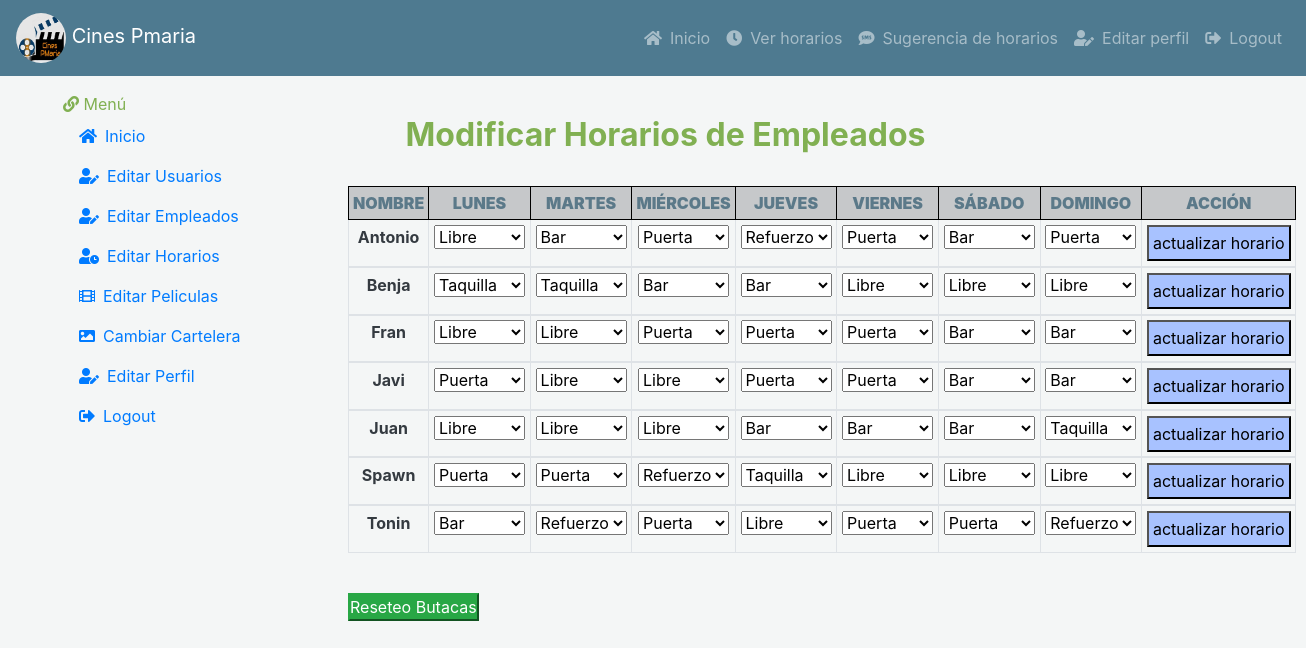
Page /vista/indexEditHorario.php (signed in) on the earlier database version.
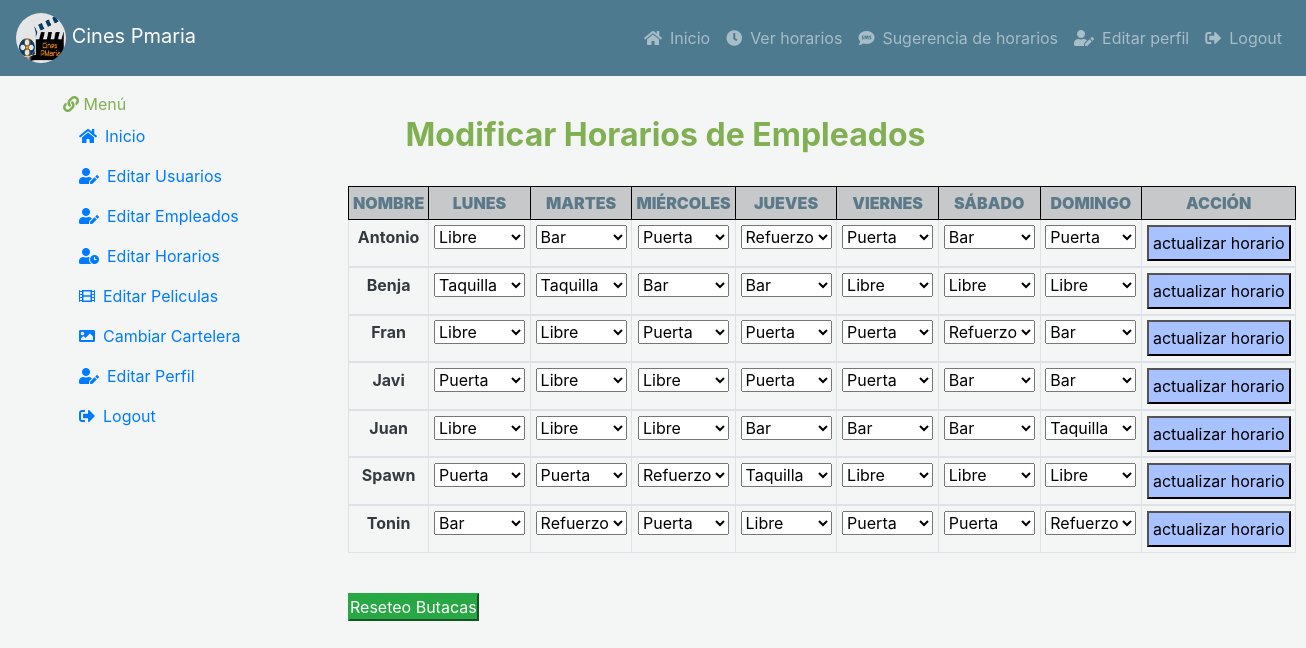
Same page on the later database version.
### tables this page shows
CREATE TABLE `usuarios` (
  `usuario` varchar(25) NOT NULL,
  `contrasena` varchar(25) NOT NULL,
  `email` varchar(30) NOT NULL,
  `ROL` varchar(20) NOT NULL DEFAULT 'ROL_USER',
  `activo` int(5) NOT NULL DEFAULT 1,
  `horario` int(5) NOT NULL DEFAULT -1
);

CREATE TABLE `horarios` (
  `horario` int(5) NOT NULL,
  `lunes` varchar(15) NOT NULL DEFAULT 'Libre',
  `martes` varchar(15) NOT NULL DEFAULT 'Libre',
  `miercoles` varchar(15) NOT NULL DEFAULT 'Libre',
  `jueves` varchar(15) NOT NULL DEFAULT 'Libre',
  `viernes` varchar(15) NOT NULL DEFAULT 'Libre',
  `sabado` varchar(15) NOT NULL DEFAULT 'Libre',
  `domingo` varchar(15) NOT NULL DEFAULT 'Libre'
);

### modelo/conexion.php (called while the page is built, shortened)
<?php
  class Conexion{
    private $conexion;
    public function __construct(){
      $this->servidor = "localhost";
      $this->usuario = "root";
      $this->clave = "";
      $this->base = "cinespmaria";
      $this->conexion = new mysqli($this->servidor, $this->usuario,
      $this->clave, $this->base);
    }
    public function ejecutarConsulta( $sql){
      $contenedor = $this->conexion->query($sql);
      return $contenedor->fetch_all();
    }
  }
 ?>

### modelo/userModelo.php (called while the page is built, shortened)
<?php
  class Users {
    public static function listaEmpleados(){
      $con = new Conexion();
      $cont = $con->ejecutarConsulta("SELECT * FROM usuarios WHERE ROL LIKE 'ROL_EMP'");
      return $cont;
    }
    public static function userRol($user){
      $con = new Conexion();
      $cont = $con->ejecutarConsulta("SELECT * from usuarios WHERE usuario = '$user'");
      return $cont;
    }
  }
 ?>

### modelo/horarioModelo.php (called while the page is built, shortened)
<?php
  require_once 'conexion.php';
  class Horario {
    public static function listaHorEmp($hor){
      $con = new Conexion();
      $cont = $con->ejecutarConsulta("SELECT * FROM horarios WHERE horario = " . $hor);
      return $cont;
    }
  }
 ?>

### vista/editarHorario.php (the view, shortened to what the changed rows need)
    <body>
        <br/>
        <h2 class="text-success text-center"><b> Modificar Horarios de Empleados </b></h2>
        <br/>
              <table class="table table-bordered table-hover table-sm text-center">
              <thead>
                <tr class='text-dark table-dark'>
                  <th style="border: 1px solid black;" class="text-blue p-1"><b>NOMBRE</b></th>
                  <th style="border: 1px solid black;" class="text-blue p-1"><b>LUNES</b></th>
                  <th style="border: 1px solid black;" class="text-blue p-1"><b>MARTES</b></th>
                  <th style="border: 1px solid black;" class="text-blue p-1"><b>MIÉRCOLES</b></th>
                  <th style="border: 1px solid black;" class="text-blue p-1"><b>JUEVES</b></th>
                  <th style="border: 1px solid black;" class="text-blue p-1"><b>VIERNES</b></th>
                  <th style="border: 1px solid black;" class="text-blue p-1"><b>SÁBADO</b></th>
                  <th style="border: 1px solid black;" class="text-blue p-1"><b>DOMINGO</b></th>
                  <th style="border: 1px solid black;" class="text-blue p-1"><b>ACCIÓN</b></th>
              </tr>
          <?php
           $PUESTO = ['Libre', 'Puerta', 'Bar', 'Taquilla', 'Refuerzo'];
          foreach (Users::listaEmpleados() as $empleado) {
           ?>
           <tbody>
            <tr>
              <form name = "formulario" method="POST" action= '../controlador/actualizarHorario.php'>
          <?php
             echo  "<td class='text-dark'><b>" . $empleado[0] . "</b> </td>";
      $hor = $empleado[5];
       foreach (Horario::listaHorEmp($hor) as $horarioEmp){
        echo  "<td > <select name=slunes>" ;
           for($x = 0; $x < 5; $x++){
            if($horarioEmp[1] == $PUESTO[$x])
            {
                echo "<option value='" .$PUESTO[$x]. "' selected>" .$PUESTO[$x] . "</option>";
             }
            else
            {
                echo "<option value='" . $PUESTO[$x] . "'>" . $PUESTO[$x] . "</option>";
            }
          }
      echo "</select>  </td>";
      echo  "<td> <select name=smartes class=select>" ;
      for($x = 0; $x < 5; $x++){
      if($horarioEmp[2] == $PUESTO[$x])
      {
          echo "<option value='" .$PUESTO[$x]. "' selected>" .$PUESTO[$x] . "</option>";
       }
      else
      {
          echo "<option value='" . $PUESTO[$x] . "'>" . $PUESTO[$x] . "</option>";
      }
    }
    echo "</select> </td>";
    echo  "<td> <select name=smiercoles class=select>" ;
    for($x = 0; $x < 5; $x++){
    if($horarioEmp[3] == $PUESTO[$x])
    {
        echo "<option value='" .$PUESTO[$x]. "' selected>" .$PUESTO[$x] . "</option>";
     }
    else
    {
        echo "<option value='" . $PUESTO[$x] . "'>" . $PUESTO[$x] . "</option>";
    }
    }
    echo "</select> </td>";
    echo  "<td> <select name=sjueves class=select>" ;
    for($x = 0; $x < 5; $x++){
    if($horarioEmp[4] == $PUESTO[$x])
    {
        echo "<option value='" .$PUESTO[$x]. "' selected>" .$PUESTO[$x] . "</option>";
    }
    else
    {
        echo "<option value='" . $PUESTO[$x] . "'>" . $PUESTO[$x] . "</option>";
    }
    }
    echo "</select></td>";
    echo  "<td> <select name=sviernes class=select>" ;
    for($x = 0; $x < 5; $x++){
    if($horarioEmp[5] == $PUESTO[$x])
    {
        echo "<option value='" .$PUESTO[$x]. "' selected>" .$PUESTO[$x] . "</option>";
    }
    else
    {
        echo "<option value='" . $PUESTO[$x] . "'>" . $PUESTO[$x] . "</option>";
    }
    }
    echo "</select></td>";
    echo  "<td> <select name=ssabado class=select>" ;
    for($x = 0; $x < 5; $x++){
    if($horarioEmp[6] == $PUESTO[$x])
    {
        echo "<option value='" .$PUESTO[$x]. "' selected>" .$PUESTO[$x] . "</option>";
    }
    else
    {
        echo "<option value='" . $PUESTO[$x] . "'>" . $PUESTO[$x] . "</option>";
    }
    }
    echo "</select></td>";
    echo  "<td> <select name=sdomingo class=select>" ;
    for($x = 0; $x < 5; $x++){
    if($horarioEmp[7] == $PUESTO[$x])
    {
        echo "<option value='" .$PUESTO[$x]. "' selected>" .$PUESTO[$x] . "</option>";
    }
    else
    {
        echo "<option value='" . $PUESTO[$x] . "'>" . $PUESTO[$x] . "</option>";
    }
    }
      echo "</select> </td>";
      echo "<td>"
       ?>
    <input type="submit" value="actualizar horario" name="registrar" class="btn-bClaro p-1"/>
    </form>
    <?php
    echo "</td></tr>";
  }
}
      ?>
    </tbody>
        </table>
        <br/>
    </body>

Differences in the rows shown:
removed horarios: slunes "Libre", smartes "Libre", smiercoles "Puerta", sjueves "Puerta", sviernes "Puerta", ssabado "Bar", sdomingo "Bar", shown under usuarios "Fran"
added horarios: slunes "Libre", smartes "Libre", smiercoles "Puerta", sjueves "Puerta", sviernes "Puerta", ssabado "Refuerzo", sdomingo "Bar", shown under usuarios "Fran"
